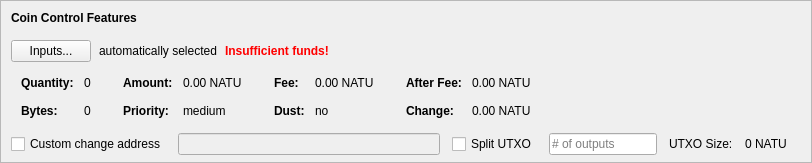
    <widget class="QFrame" name="frameCoinControl">
     <property name="sizePolicy">
      <sizepolicy hsizetype="Expanding" vsizetype="Expanding">
       <horstretch>0</horstretch>
       <verstretch>0</verstretch>
      </sizepolicy>
     </property>
     <property name="maximumSize">
      <size>
       <width>16777215</width>
       <height>16777215</height>
      </size>
     </property>
     <property name="frameShape">
      <enum>QFrame::StyledPanel</enum>
     </property>
     <property name="frameShadow">
      <enum>QFrame::Sunken</enum>
     </property>
     <layout class="QVBoxLayout" name="verticalLayoutCoinControl2">
      <property name="spacing">
       <number>0</number>
      </property>
      <property name="leftMargin">
       <number>0</number>
      </property>
      <property name="topMargin">
       <number>0</number>
      </property>
      <property name="rightMargin">
       <number>0</number>
      </property>
      <property name="bottomMargin">
       <number>6</number>
      </property>
      <item>
       <layout class="QVBoxLayout" name="verticalLayoutCoinControl" stretch="0,0,0,0,1">
        <property name="spacing">
         <number>0</number>
        </property>
        <property name="leftMargin">
         <number>10</number>
        </property>
        <property name="topMargin">
         <number>10</number>
        </property>
        <item>
         <layout class="QHBoxLayout" name="horizontalLayoutCoinControl1">
          <property name="bottomMargin">
           <number>15</number>
          </property>
          <item>
           <widget class="QLabel" name="labelCoinControlFeatures">
            <property name="sizePolicy">
             <sizepolicy hsizetype="Preferred" vsizetype="Maximum">
              <horstretch>0</horstretch>
              <verstretch>0</verstretch>
             </sizepolicy>
            </property>
            <property name="font">
             <font>
              <weight>75</weight>
              <bold>true</bold>
             </font>
            </property>
            <property name="styleSheet">
             <string notr="true">font-weight:bold;</string>
            </property>
            <property name="text">
             <string>Coin Control Features</string>
            </property>
           </widget>
          </item>
         </layout>
        </item>
        <item>
         <layout class="QHBoxLayout" name="horizontalLayoutCoinControl2" stretch="0,0,0,0">
          <property name="spacing">
           <number>8</number>
          </property>
          <property name="bottomMargin">
           <number>10</number>
          </property>
          <item>
           <widget class="QPushButton" name="pushButtonCoinControl">
            <property name="styleSheet">
             <string notr="true"/>
            </property>
            <property name="text">
             <string>Inputs...</string>
            </property>
            <property name="autoDefault">
             <bool>false</bool>
            </property>
           </widget>
          </item>
          <item>
           <widget class="QLabel" name="labelCoinControlAutomaticallySelected">
            <property name="text">
             <string>automatically selected</string>
            </property>
            <property name="margin">
             <number>5</number>
            </property>
           </widget>
          </item>
          <item>
           <widget class="QLabel" name="labelCoinControlInsuffFunds">
            <property name="font">
             <font>
              <weight>75</weight>
              <bold>true</bold>
             </font>
            </property>
            <property name="styleSheet">
             <string notr="true">color:red;font-weight:bold;</string>
            </property>
            <property name="text">
             <string>Insufficient funds!</string>
            </property>
            <property name="margin">
             <number>5</number>
            </property>
           </widget>
          </item>
          <item>
           <spacer name="horizontalSpacerCoinControl">
            <property name="orientation">
             <enum>Qt::Horizontal</enum>
            </property>
            <property name="sizeHint" stdset="0">
             <size>
              <width>40</width>
              <height>1</height>
             </size>
            </property>
           </spacer>
          </item>
         </layout>
        </item>
        <item>
         <widget class="QWidget" name="widgetCoinControl" native="true">
          <property name="sizePolicy">
           <sizepolicy hsizetype="Preferred" vsizetype="Preferred">
            <horstretch>0</horstretch>
            <verstretch>0</verstretch>
           </sizepolicy>
          </property>
          <property name="minimumSize">
           <size>
            <width>0</width>
            <height>0</height>
           </size>
          </property>
          <property name="styleSheet">
           <string notr="true"/>
          </property>
          <layout class="QHBoxLayout" name="horizontalLayoutCoinControl5">
           <property name="leftMargin">
            <number>0</number>
           </property>
           <property name="topMargin">
            <number>0</number>
           </property>
           <property name="rightMargin">
            <number>0</number>
           </property>
           <property name="bottomMargin">
            <number>0</number>
           </property>
           <item>
            <layout class="QHBoxLayout" name="horizontalLayoutCoinControl3" stretch="0,0,0,1">
             <property name="spacing">
              <number>20</number>
             </property>
             <property name="topMargin">
              <number>0</number>
             </property>
             <property name="bottomMargin">
              <number>10</number>
             </property>
             <item>
              <layout class="QFormLayout" name="formLayoutCoinControl1">
               <property name="horizontalSpacing">
                <number>10</number>
               </property>
               <property name="verticalSpacing">
                <number>14</number>
               </property>
               <property name="leftMargin">
                <number>10</number>
               </property>
               <property name="topMargin">
                <number>4</number>
               </property>
               <property name="rightMargin">
                <number>6</number>
               </property>
               <item row="0" column="0">
                <widget class="QLabel" name="labelCoinControlQuantityText">
                 <property name="font">
                  <font>
                   <weight>75</weight>
                   <bold>true</bold>
                  </font>
                 </property>
                 <property name="text">
                  <string>Quantity:</string>
                 </property>
                 <property name="margin">
                  <number>0</number>
                 </property>
                </widget>
               </item>
               <item row="0" column="1">
                <widget class="QLabel" name="labelCoinControlQuantity">
                 <property name="cursor">
                  <cursorShape>IBeamCursor</cursorShape>
                 </property>
                 <property name="contextMenuPolicy">
                  <enum>Qt::ActionsContextMenu</enum>
                 </property>
                 <property name="text">
                  <string notr="true">0</string>
                 </property>
                 <property name="margin">
                  <number>0</number>
                 </property>
                 <property name="textInteractionFlags">
                  <set>Qt::LinksAccessibleByMouse|Qt::TextSelectableByKeyboard|Qt::TextSelectableByMouse</set>
                 </property>
                </widget>
               </item>
               <item row="1" column="0">
                <widget class="QLabel" name="labelCoinControlBytesText">
                 <property name="font">
                  <font>
                   <weight>75</weight>
                   <bold>true</bold>
                  </font>
                 </property>
                 <property name="text">
                  <string>Bytes:</string>
                 </property>
                </widget>
               </item>
               <item row="1" column="1">
                <widget class="QLabel" name="labelCoinControlBytes">
                 <property name="cursor">
                  <cursorShape>IBeamCursor</cursorShape>
                 </property>
                 <property name="contextMenuPolicy">
                  <enum>Qt::ActionsContextMenu</enum>
                 </property>
                 <property name="text">
                  <string notr="true">0</string>
                 </property>
                 <property name="textInteractionFlags">
                  <set>Qt::LinksAccessibleByMouse|Qt::TextSelectableByKeyboard|Qt::TextSelectableByMouse</set>
                 </property>
                </widget>
               </item>
              </layout>
             </item>
             <item>
              <layout class="QFormLayout" name="formLayoutCoinControl2">
               <property name="horizontalSpacing">
                <number>10</number>
               </property>
               <property name="verticalSpacing">
                <number>14</number>
               </property>
               <property name="leftMargin">
                <number>6</number>
               </property>
               <property name="topMargin">
                <number>4</number>
               </property>
               <property name="rightMargin">
                <number>6</number>
               </property>
               <item row="0" column="0">
                <widget class="QLabel" name="labelCoinControlAmountText">
                 <property name="font">
                  <font>
                   <weight>75</weight>
                   <bold>true</bold>
                  </font>
                 </property>
                 <property name="text">
                  <string>Amount:</string>
                 </property>
                 <property name="margin">
                  <number>0</number>
                 </property>
                </widget>
               </item>
               <item row="0" column="1">
                <widget class="QLabel" name="labelCoinControlAmount">
                 <property name="cursor">
                  <cursorShape>IBeamCursor</cursorShape>
                 </property>
                 <property name="contextMenuPolicy">
                  <enum>Qt::ActionsContextMenu</enum>
                 </property>
                 <property name="text">
                  <string notr="true">0.00 NATU</string>
                 </property>
                 <property name="textInteractionFlags">
                  <set>Qt::LinksAccessibleByMouse|Qt::TextSelectableByKeyboard|Qt::TextSelectableByMouse</set>
                 </property>
                </widget>
               </item>
               <item row="1" column="0">
                <widget class="QLabel" name="labelCoinControlPriorityText">
                 <property name="font">
                  <font>
                   <weight>75</weight>
                   <bold>true</bold>
                  </font>
                 </property>
                 <property name="text">
                  <string>Priority:</string>
                 </property>
                </widget>
               </item>
               <item row="1" column="1">
                <widget class="QLabel" name="labelCoinControlPriority">
                 <property name="cursor">
                  <cursorShape>IBeamCursor</cursorShape>
                 </property>
                 <property name="contextMenuPolicy">
                  <enum>Qt::ActionsContextMenu</enum>
                 </property>
                 <property name="text">
                  <string>medium</string>
                 </property>
                 <property name="textInteractionFlags">
                  <set>Qt::LinksAccessibleByMouse|Qt::TextSelectableByKeyboard|Qt::TextSelectableByMouse</set>
                 </property>
                </widget>
               </item>
              </layout>
             </item>
             <item>
              <layout class="QFormLayout" name="formLayoutCoinControl3">
               <property name="horizontalSpacing">
                <number>10</number>
               </property>
               <property name="verticalSpacing">
                <number>14</number>
               </property>
               <property name="leftMargin">
                <number>6</number>
               </property>
               <property name="topMargin">
                <number>4</number>
               </property>
               <property name="rightMargin">
                <number>6</number>
               </property>
               <item row="0" column="0">
                <widget class="QLabel" name="labelCoinControlFeeText">
                 <property name="font">
                  <font>
                   <weight>75</weight>
                   <bold>true</bold>
                  </font>
                 </property>
                 <property name="text">
                  <string>Fee:</string>
                 </property>
                 <property name="margin">
                  <number>0</number>
                 </property>
                </widget>
               </item>
               <item row="0" column="1">
                <widget class="QLabel" name="labelCoinControlFee">
                 <property name="cursor">
                  <cursorShape>IBeamCursor</cursorShape>
                 </property>
                 <property name="contextMenuPolicy">
                  <enum>Qt::ActionsContextMenu</enum>
                 </property>
                 <property name="text">
                  <string notr="true">0.00 NATU</string>
                 </property>
                 <property name="textInteractionFlags">
                  <set>Qt::LinksAccessibleByMouse|Qt::TextSelectableByKeyboard|Qt::TextSelectableByMouse</set>
                 </property>
                </widget>
               </item>
               <item row="1" column="0">
                <widget class="QLabel" name="labelCoinControlLowOutputText">
                 <property name="font">
                  <font>
                   <weight>75</weight>
                   <bold>true</bold>
                  </font>
                 </property>
                 <property name="text">
                  <string>Dust:</string>
                 </property>
                </widget>
               </item>
               <item row="1" column="1">
                <widget class="QLabel" name="labelCoinControlLowOutput">
                 <property name="cursor">
                  <cursorShape>IBeamCursor</cursorShape>
                 </property>
                 <property name="contextMenuPolicy">
                  <enum>Qt::ActionsContextMenu</enum>
                 </property>
                 <property name="text">
                  <string>no</string>
                 </property>
                 <property name="textInteractionFlags">
                  <set>Qt::LinksAccessibleByMouse|Qt::TextSelectableByKeyboard|Qt::TextSelectableByMouse</set>
                 </property>
                </widget>
               </item>
              </layout>
             </item>
             <item>
              <layout class="QFormLayout" name="formLayoutCoinControl4">
               <property name="horizontalSpacing">
                <number>10</number>
               </property>
               <property name="verticalSpacing">
                <number>14</number>
               </property>
               <property name="leftMargin">
                <number>6</number>
               </property>
               <property name="topMargin">
                <number>4</number>
               </property>
               <property name="rightMargin">
                <number>6</number>
               </property>
               <item row="0" column="0">
                <widget class="QLabel" name="labelCoinControlAfterFeeText">
                 <property name="font">
                  <font>
                   <weight>75</weight>
                   <bold>true</bold>
                  </font>
                 </property>
                 <property name="text">
                  <string>After Fee:</string>
                 </property>
                 <property name="margin">
                  <number>0</number>
                 </property>
                </widget>
               </item>
               <item row="0" column="1">
                <widget class="QLabel" name="labelCoinControlAfterFee">
                 <property name="cursor">
                  <cursorShape>IBeamCursor</cursorShape>
                 </property>
                 <property name="contextMenuPolicy">
                  <enum>Qt::ActionsContextMenu</enum>
                 </property>
                 <property name="text">
                  <string notr="true">0.00 NATU</string>
                 </property>
                 <property name="textInteractionFlags">
                  <set>Qt::LinksAccessibleByMouse|Qt::TextSelectableByKeyboard|Qt::TextSelectableByMouse</set>
                 </property>
                </widget>
               </item>
               <item row="1" column="0">
                <widget class="QLabel" name="labelCoinControlChangeText">
                 <property name="font">
                  <font>
                   <weight>75</weight>
                   <bold>true</bold>
                  </font>
                 </property>
                 <property name="text">
                  <string>Change:</string>
                 </property>
                </widget>
               </item>
               <item row="1" column="1">
                <widget class="QLabel" name="labelCoinControlChange">
                 <property name="cursor">
                  <cursorShape>IBeamCursor</cursorShape>
                 </property>
                 <property name="contextMenuPolicy">
                  <enum>Qt::ActionsContextMenu</enum>
                 </property>
                 <property name="text">
                  <string notr="true">0.00 NATU</string>
                 </property>
                 <property name="textInteractionFlags">
                  <set>Qt::LinksAccessibleByMouse|Qt::TextSelectableByKeyboard|Qt::TextSelectableByMouse</set>
                 </property>
                </widget>
               </item>
              </layout>
             </item>
            </layout>
           </item>
          </layout>
         </widget>
        </item>
        <item>
         <layout class="QHBoxLayout" name="horizontalLayoutCoinControl4" stretch="0,0,0,0,0,0,0">
          <property name="spacing">
           <number>12</number>
          </property>
          <property name="sizeConstraint">
           <enum>QLayout::SetDefaultConstraint</enum>
          </property>
          <property name="topMargin">
           <number>5</number>
          </property>
          <property name="rightMargin">
           <number>5</number>
          </property>
          <item>
           <widget class="QCheckBox" name="checkBoxCoinControlChange">
            <property name="toolTip">
             <string>If this is activated, but the change address is empty or invalid, change will be sent to a newly generated address.</string>
            </property>
            <property name="text">
             <string>Custom change address</string>
            </property>
           </widget>
          </item>
          <item>
           <widget class="QValidatedLineEdit" name="lineEditCoinControlChange">
            <property name="enabled">
             <bool>false</bool>
            </property>
            <property name="sizePolicy">
             <sizepolicy hsizetype="Expanding" vsizetype="Fixed">
              <horstretch>0</horstretch>
              <verstretch>0</verstretch>
             </sizepolicy>
            </property>
           </widget>
          </item>
          <item>
           <widget class="QCheckBox" name="splitBlockCheckBox">
            <property name="text">
             <string>Split UTXO</string>
            </property>
           </widget>
          </item>
          <item>
           <widget class="QLineEdit" name="splitBlockLineEdit">
            <property name="sizePolicy">
             <sizepolicy hsizetype="Fixed" vsizetype="Fixed">
              <horstretch>50</horstretch>
              <verstretch>0</verstretch>
             </sizepolicy>
            </property>
            <property name="placeholderText">
             <string># of outputs</string>
            </property>
           </widget>
          </item>
          <item>
           <widget class="QLabel" name="labelBlockSizeText">
            <property name="text">
             <string>UTXO Size:</string>
            </property>
           </widget>
          </item>
          <item>
           <widget class="QLabel" name="labelBlockSize">
            <property name="text">
             <string>0 NATU</string>
            </property>
           </widget>
          </item>
          <item>
           <widget class="QLabel" name="labelCoinControlChangeLabel">
            <property name="sizePolicy">
             <sizepolicy hsizetype="Preferred" vsizetype="Expanding">
              <horstretch>0</horstretch>
              <verstretch>0</verstretch>
             </sizepolicy>
            </property>
            <property name="minimumSize">
             <size>
              <width>0</width>
              <height>0</height>
             </size>
            </property>
            <property name="text">
             <string/>
            </property>
            <property name="margin">
             <number>3</number>
            </property>
           </widget>
          </item>
         </layout>
        </item>
        <item>
         <spacer name="verticalSpacerCoinControl">
          <property name="orientation">
           <enum>Qt::Vertical</enum>
          </property>
          <property name="sizeHint" stdset="0">
           <size>
            <width>800</width>
            <height>1</height>
           </size>
          </property>
         </spacer>
        </item>
       </layout>
      </item>
     </layout>
    </widget>
